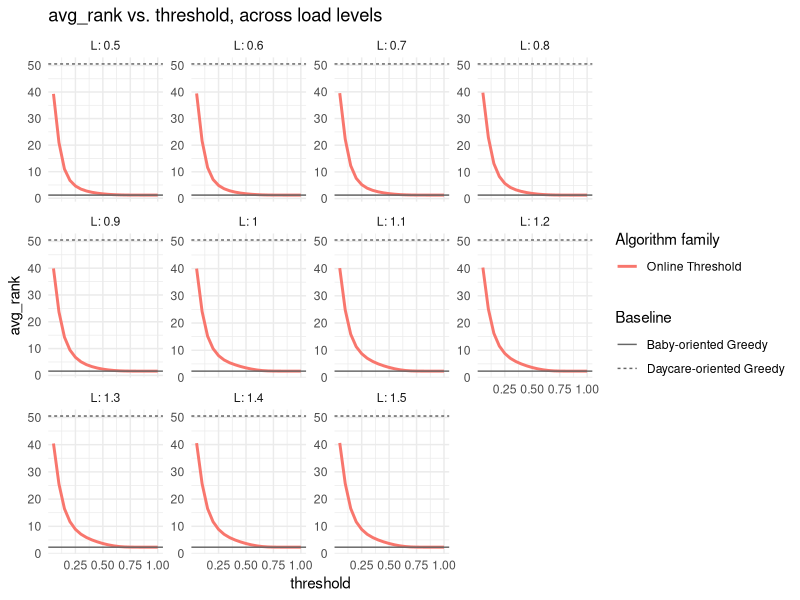
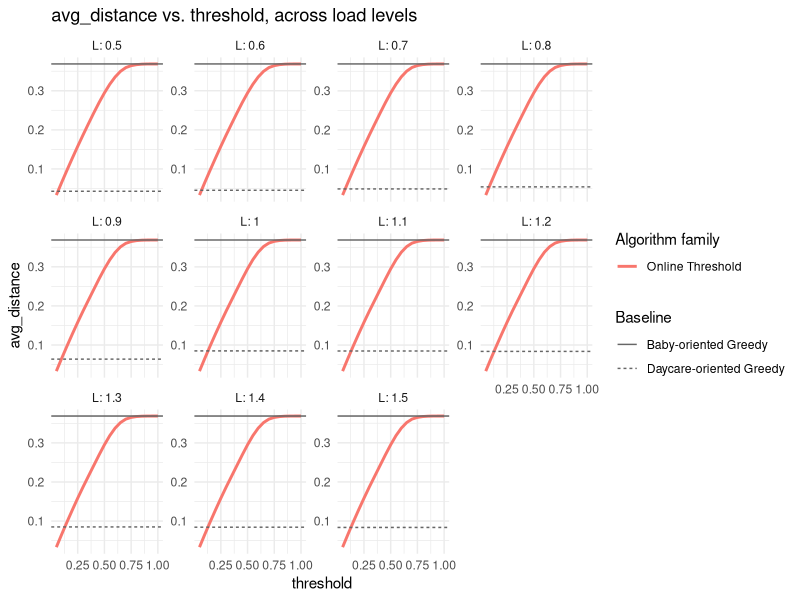
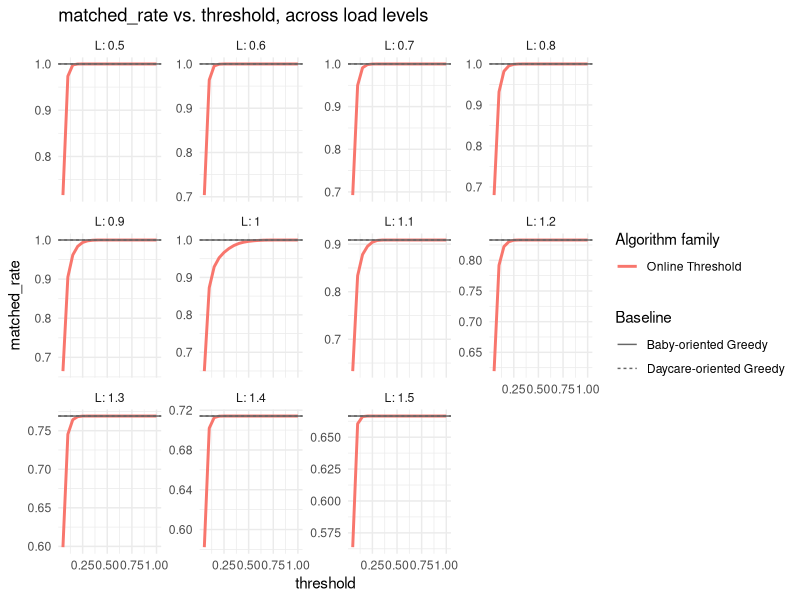
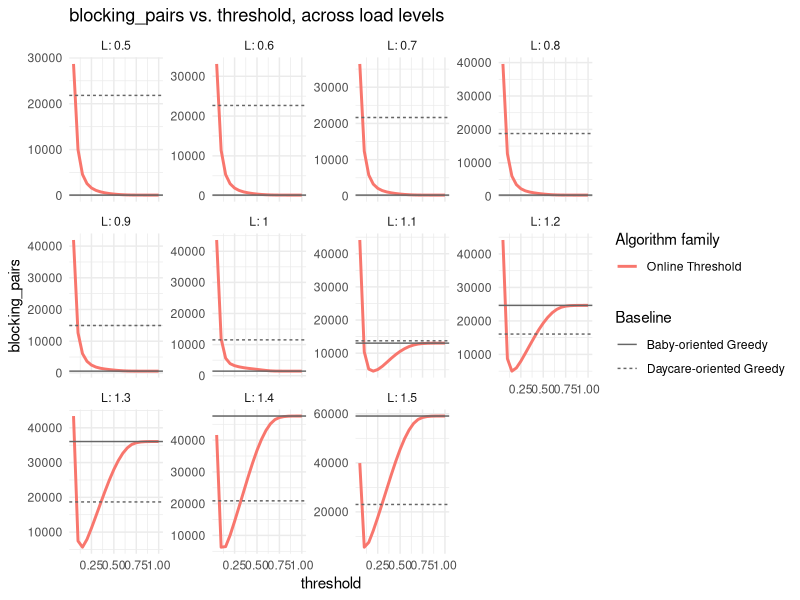
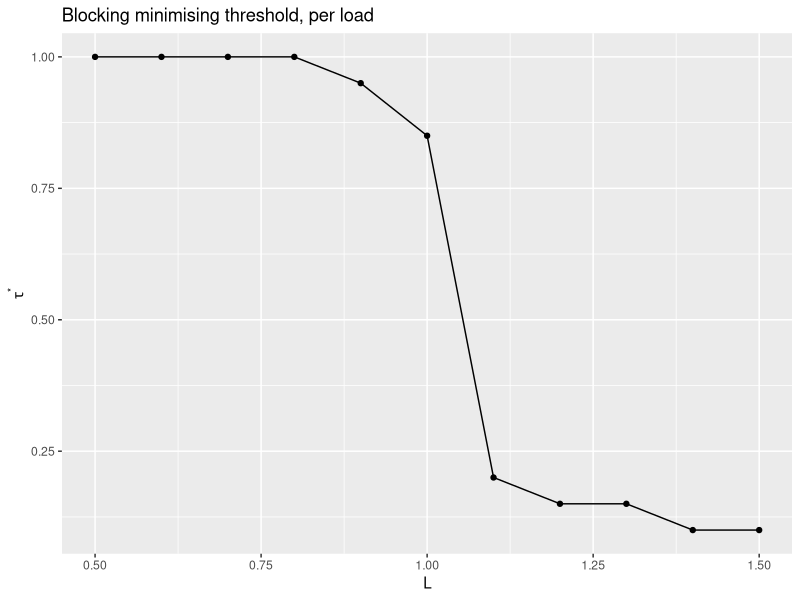
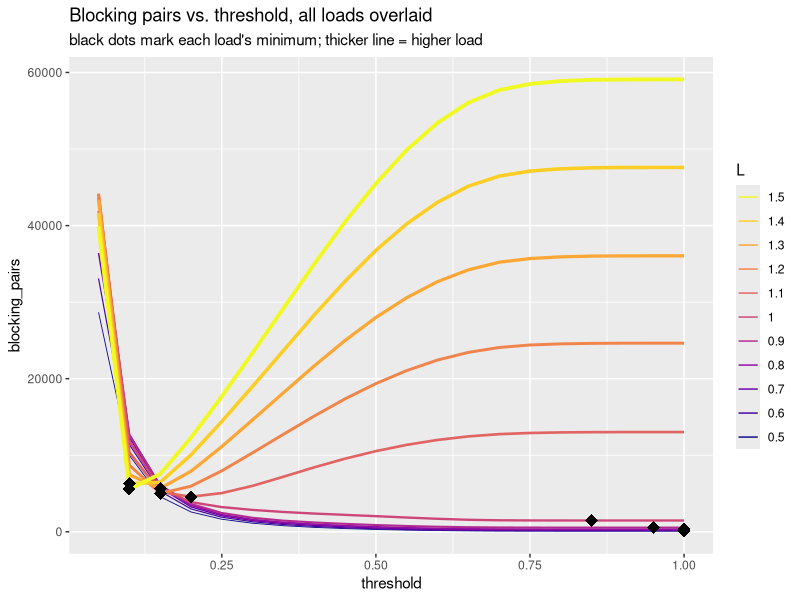
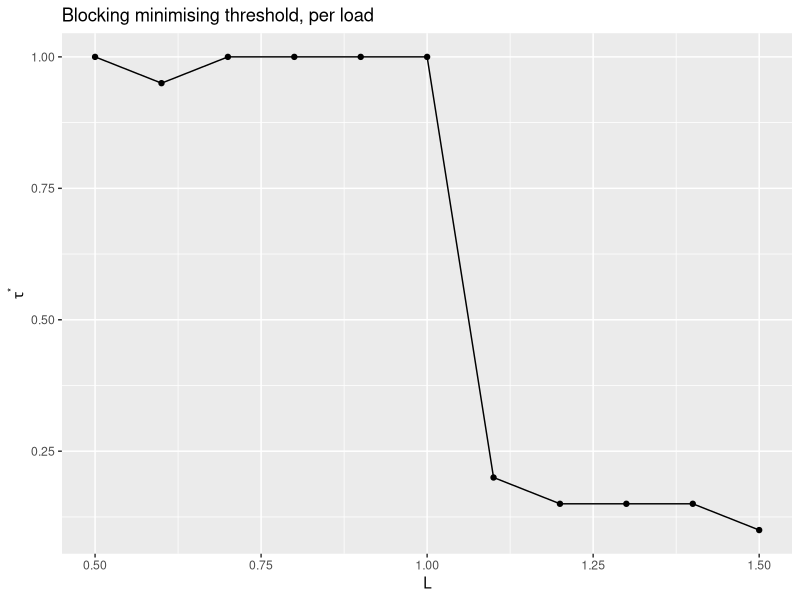
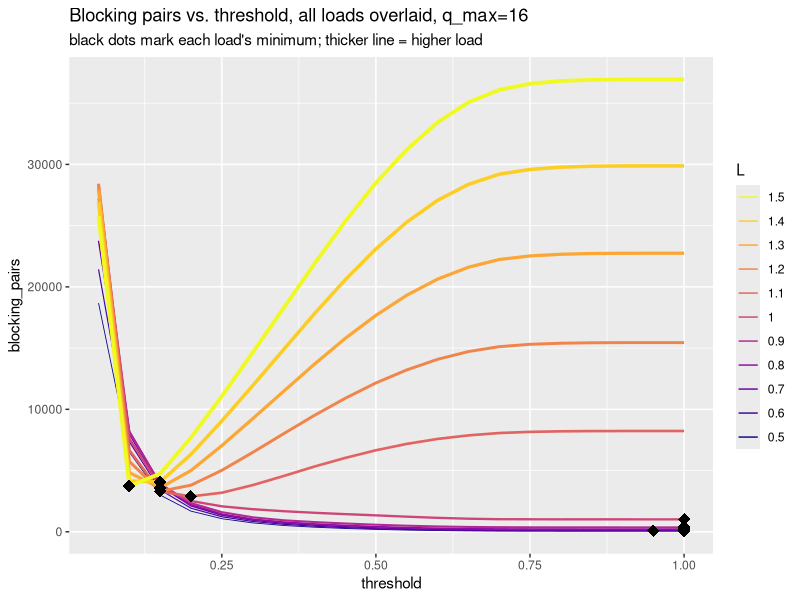

These figures' R source, in order:
## ---- chunk 1
knitr::opts_chunk$set(echo = TRUE)
## ---- chunk 2
library(tidyverse)
library(ggplot2)
library(patchwork)

## ---- chunk 3
plot_metric_vs_threshold <- function(metric, loads_to_show = c(0.5, 0.6, 0.7, 0.8, 0.9, 1.0, 1.1, 1.2, 1.3, 1.4, 1.5)) {
  sub <- threshold_algosr2 %>% filter(L %in% loads_to_show)
  base_sub <- baselinesr2 %>% filter(L %in% loads_to_show)
 
  ggplot(sub, aes(threshold, .data[[metric]], color = family)) +
    geom_line(linewidth = 1) +
    geom_hline(data = base_sub, aes(yintercept = .data[[metric]], linetype = algorithm),
               color = "grey40") +
    facet_wrap(~ L, scales = "free_y", labeller = label_both) +
    labs(title = paste(metric, "vs. threshold, across load levels"),
         linetype = "Baseline", color = "Algorithm family") +
    theme_minimal()
}

## ---- chunk 4
r2 <- read_csv("results_lowq_rand_basic_1000.csv") %>%
  mutate(
    family = case_when(
      str_detect(algorithm, "^Online Threshold")   ~ "Online Threshold",
      TRUE ~ algorithm   # the two baselines keep their own name
    ),
    threshold = as.numeric(str_extract(algorithm, "[0-9.]+$"))
  )

baselinesr2 <- r2 %>% filter(is.na(threshold))
threshold_algosr2 <- r2 %>% filter(!is.na(threshold))

## ---- chunk 5
plot_metric_vs_threshold("avg_rank")

plot_metric_vs_threshold("avg_distance")

plot_metric_vs_threshold("matched_rate")
ggsave("plot_match_random_n1000_q1q25.png", width = 12, height = 7, dpi = 150)

plot_metric_vs_threshold("blocking_pairs")
ggsave("plot_block_random_n1000_q1q25.png", width = 12, height = 7, dpi = 150)

## ---- chunk 6
optimal_per_load <- threshold_algosr2 %>%
  group_by(L) %>%
  slice_min(blocking_pairs, n = 1, with_ties = FALSE) %>%
  select(L, threshold, blocking_pairs, matched_rate)

optimal_per_load

ggplot(optimal_per_load, aes(L, threshold)) +
  geom_line() + geom_point() +
  labs(title = "Blocking minimising threshold, per load",
       y = expression(tau^"*"))
ggsave("plot_block_min_per_load.png", width = 12, height = 7, dpi = 150)

## ---- chunk 7
ggplot(threshold_algosr2, aes(threshold, blocking_pairs, color = factor(L), group = L, linewidth = L)) +
  geom_line() +
  geom_point(data = optimal_per_load, aes(threshold, blocking_pairs),
             color = "black", size = 4, shape = 18) +
  scale_color_viridis_d(option = "C") +
  scale_linewidth(range = c(0.3: 1.5)) +     # thin for low L, thick for high L
  guides(linewidth = "none", col=guide_legend(reverse=TRUE)) +               
  labs(title = "Blocking pairs vs. threshold, all loads overlaid",
       subtitle = "black dots mark each load's minimum; thicker line = higher load",
       color = "L")

ggsave("plot_block_min_per_load_comparison.png", width = 12, height = 7, dpi = 150)

## ---- chunk 8
r3 <- read_csv("results_q1q16_rand_basic_1000.csv") %>%
  mutate(
    family = case_when(
      str_detect(algorithm, "^Online Threshold")   ~ "Online Threshold",
      TRUE ~ algorithm   # the two baselines keep their own name
    ),
    threshold = as.numeric(str_extract(algorithm, "[0-9.]+$"))
  )

baselinesr3 <- r3 %>% filter(is.na(threshold))
threshold_algosr3 <- r3 %>% filter(!is.na(threshold))

optimal_per_load <- threshold_algosr3 %>%
  group_by(L) %>%
  slice_min(blocking_pairs, n = 1, with_ties = FALSE) %>%
  select(L, threshold, blocking_pairs, matched_rate)

optimal_per_load

ggplot(optimal_per_load, aes(L, threshold)) +
  geom_line() + geom_point() +
  labs(title = "Blocking minimising threshold, per load",
       y = expression(tau^"*"))

ggplot(threshold_algosr3, aes(threshold, blocking_pairs, color = factor(L), group = L, linewidth = L)) +
  geom_line() +
  geom_point(data = optimal_per_load, aes(threshold, blocking_pairs),
             color = "black", size = 4, shape = 18) +
  scale_color_viridis_d(option = "C") +
  scale_linewidth(range = c(0.3: 1.5)) +     # thin for low L, thick for high L
  guides(linewidth = "none", col=guide_legend(reverse=TRUE)) +               
  labs(title = "Blocking pairs vs. threshold, all loads overlaid, q_max=16",
       subtitle = "black dots mark each load's minimum; thicker line = higher load",
       color = "L")

ggsave("plot_block_min_per_load_comparison_q16.png", width = 12, height = 7, dpi = 150)


## ---- chunk 9
r5 <- read_csv("results_q1q25_rand_basic+shrink_1000.csv") %>%
  mutate(
    family = case_when(
      str_detect(algorithm, "^Online Threshold")   ~ "Online Threshold",
      str_detect(algorithm, "^Shrinking Threshold") ~ "Shrinking Threshold",
      TRUE ~ algorithm   # the two baselines keep their own name
    ),
    threshold = as.numeric(str_extract(algorithm, "[0-9.]+$"))
  )

plot_metric_vs_threshold <- function(data, baseline_data, metric,
                                      loads_to_show = c(0.5, 0.6, 0.7, 0.8, 0.9, 1.0,
                                                         1.1, 1.2, 1.3, 1.4, 1.5)) {
  sub <- data %>% filter(L %in% loads_to_show)
  base_sub <- baseline_data %>% filter(L %in% loads_to_show)

  ggplot(sub, aes(threshold, .data[[metric]], color = family)) +
    geom_line(linewidth = 1) +
    geom_hline(data = base_sub, aes(yintercept = .data[[metric]], linetype = algorithm),
               color = "grey40") +
    facet_wrap(~ L, scales = "free_y", labeller = label_both) +
    labs(title = paste(metric, "vs. threshold, across load levels"),
         linetype = "Baseline", color = "Algorithm family") +
    theme_minimal()
}

baselinesr5 <- r5 %>% filter(is.na(threshold))
threshold_algosr5 <- r5 %>% filter(!is.na(threshold))

plot_metric_vs_threshold(threshold_algosr5, baselinesr5, "blocking_pairs")
ggsave("plot_compare_blocking_basic+shrink.png", width = 12, height = 7, dpi = 150)

plot_metric_vs_threshold(threshold_algosr5, baselinesr5, "matched_rate")
ggsave("plot_compare_matched_basic+shirnk.png", width = 12, height = 7, dpi = 150)


optimal_per_load <- threshold_algosr5 %>%
  group_by(L) %>%
  slice_min(blocking_pairs, n = 1, with_ties = FALSE) %>%
  select(L, threshold, blocking_pairs, matched_rate)

optimal_per_load

ggplot(threshold_algosr5, aes(threshold, blocking_pairs, color = factor(L), group = L, linewidth = L)) +
  geom_line() +
  geom_point(data = optimal_per_load, aes(threshold, blocking_pairs),
             color = "black", size = 4, shape = 18) +
  scale_color_viridis_d(option = "C") +
  scale_linewidth(range = c(0.3: 1.5)) +     # thin for low L, thick for high L
  guides(linewidth = "none", col=guide_legend(reverse=TRUE)) +               
  labs(title = "Blocking pairs vs. threshold, all loads overlaid, q_max=40",
       subtitle = "black dots mark each load's minimum; thicker line = higher load",
       color = "L")
